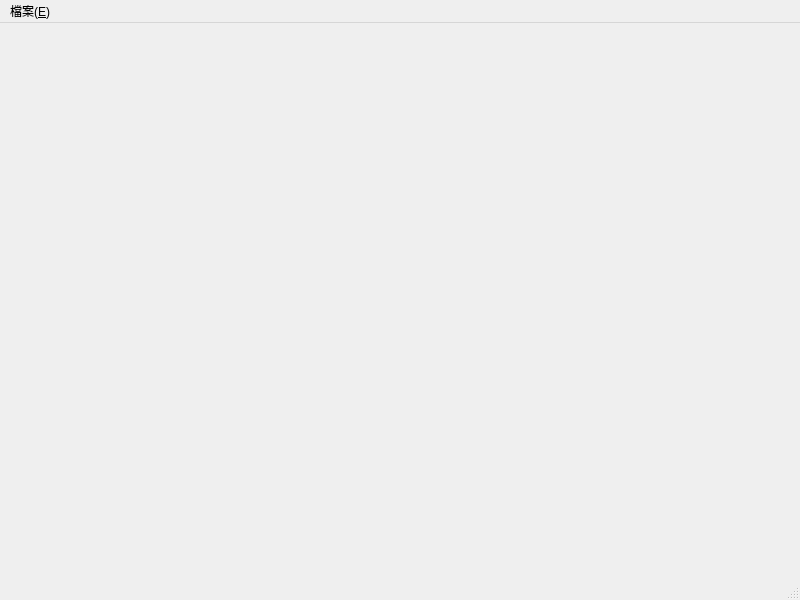
<?xml version="1.0" encoding="UTF-8"?>
<ui version="4.0">
 <class>MainWindow</class>
 <widget class="QMainWindow" name="MainWindow">
  <property name="geometry">
   <rect>
    <x>0</x>
    <y>0</y>
    <width>800</width>
    <height>600</height>
   </rect>
  </property>
  <property name="windowTitle">
   <string>MainWindow</string>
  </property>
  <widget class="QWidget" name="centralwidget"/>
  <widget class="QMenuBar" name="menubar">
   <property name="geometry">
    <rect>
     <x>0</x>
     <y>0</y>
     <width>800</width>
     <height>21</height>
    </rect>
   </property>
   <widget class="QMenu" name="menu_E">
    <property name="title">
     <string>檔案(&amp;E)</string>
    </property>
    <addaction name="action"/>
    <addaction name="action_2"/>
    <addaction name="action_3"/>
    <addaction name="separator"/>
    <addaction name="action_5"/>
    <addaction name="action_6"/>
    <addaction name="separator"/>
    <addaction name="action_8"/>
   </widget>
   <addaction name="menu_E"/>
  </widget>
  <widget class="QStatusBar" name="statusbar"/>
  <action name="action">
   <property name="text">
    <string>新增(&amp;N)</string>
   </property>
  </action>
  <action name="action_2">
   <property name="text">
    <string>開啟(&amp;O)</string>
   </property>
  </action>
  <action name="action_3">
   <property name="text">
    <string>關閉(&amp;C)</string>
   </property>
  </action>
  <action name="action_5">
   <property name="text">
    <string>儲存(&amp;S)</string>
   </property>
  </action>
  <action name="action_6">
   <property name="text">
    <string>另存(&amp;A)</string>
   </property>
  </action>
  <action name="action_8">
   <property name="text">
    <string>退出(&amp;X)</string>
   </property>
  </action>
 </widget>
 <resources/>
 <connections/>
</ui>
